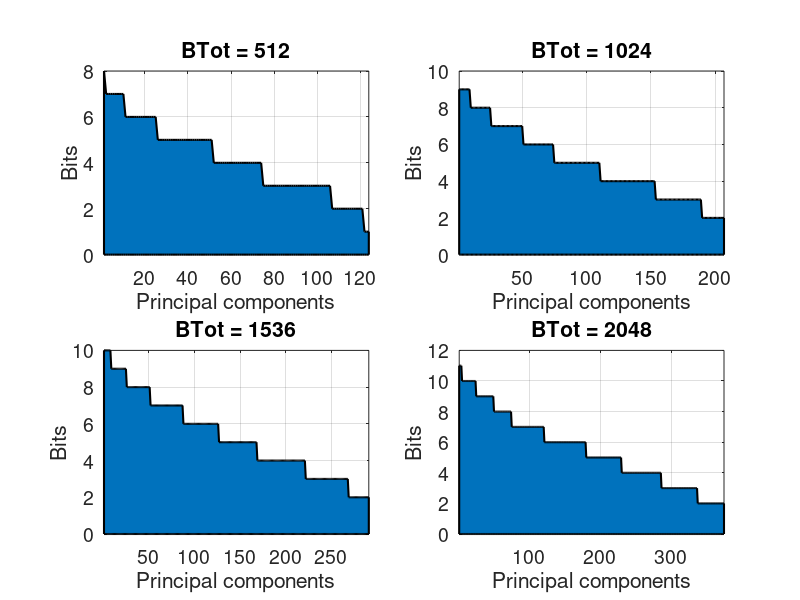

Reproduce this figure in MATLAB. (Note: this script raises an error after producing the figure.)
clear; clc;

% Load data
Bs{1} = load('bitAllocation-BTot512-CR16.mat').Bs;
Bs{2} = load('bitAllocation-BTot1024-CR16.mat').Bs;
Bs{3} = load('bitAllocation-BTot1536-CR16.mat').Bs;
Bs{4} = load('bitAllocation-BTot2048-CR16.mat').Bs;

% Create subplots with larger figure window
figure('DefaultAxesFontSize',14);
set(gcf, 'Position', get(0, 'Screensize')); % Maximize figure window

for i = 1:numel(Bs)
    subplot(2, 2, i);
    area(Bs{i}, 'LineWidth', 1.5); % Change to area style plot
    title(['BTot = ' num2str(512*i)]);
    xlabel('Principal components');
    ylabel('Bits');
    xlim([1 numel(Bs{i})]); % Set x-axis limits to fit the data
    grid on; % Turn on grid
end

sgtitle('Bit Allocation');
